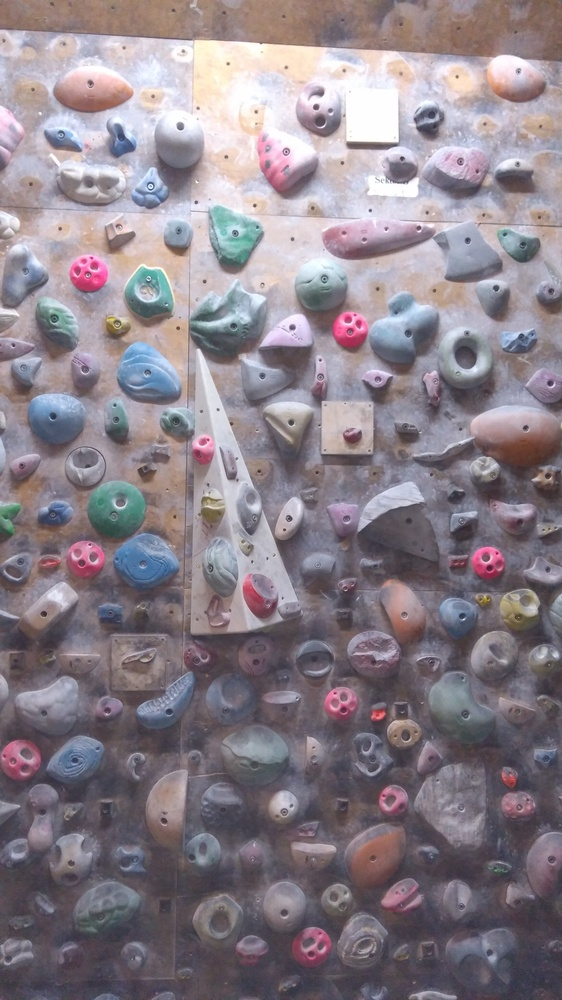
#> input picture img/IMG_20171119_191000.jpg, 562 x 1000 px, shrunk from 2340 x 4160 before the run, found by its file name
$ python watershed.py
#> lines starting #> are read from the running program, lines starting #| are printed output that depends on the picture; after the words box and inside, x2 and y2 are one past the last pixel; in counts of white or black regions, pixels touching at a corner belong together
##watershed###


import numpy as np
import cv2
from matplotlib import pyplot as plt

#wall flat
#img = cv2.imread('D:\dev\Holds\IMG_20171119_190948.jpg')

img = cv2.imread('D:\dev\holds\IMG_20171119_191000.jpg')
#> img is the input picture: shape (1000, 562, 3); mean B, G, R 137.3, 128.7, 138.5

#moonboard
#img = cv2.imread('D:\dev\holds\IMG_20171119_191819.jpg')

#steep flat
#img = cv2.imread('E:\dev\Holds\pano.jpg' )

#img = cv2.imread('E:\dev\Holds\pano1.jpg')


gray = cv2.cvtColor(img,cv2.COLOR_BGR2GRAY)
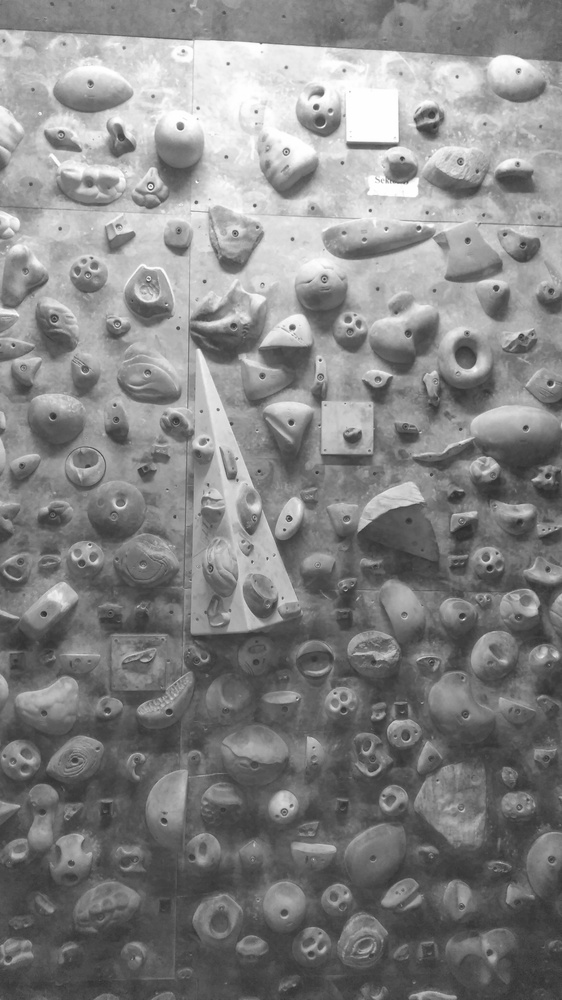
#> gray: shape (1000, 562); min 43, max 255, mean 132.6
ret, thresh = cv2.threshold(gray,0,255,cv2.THRESH_BINARY_INV+cv2.THRESH_OTSU)
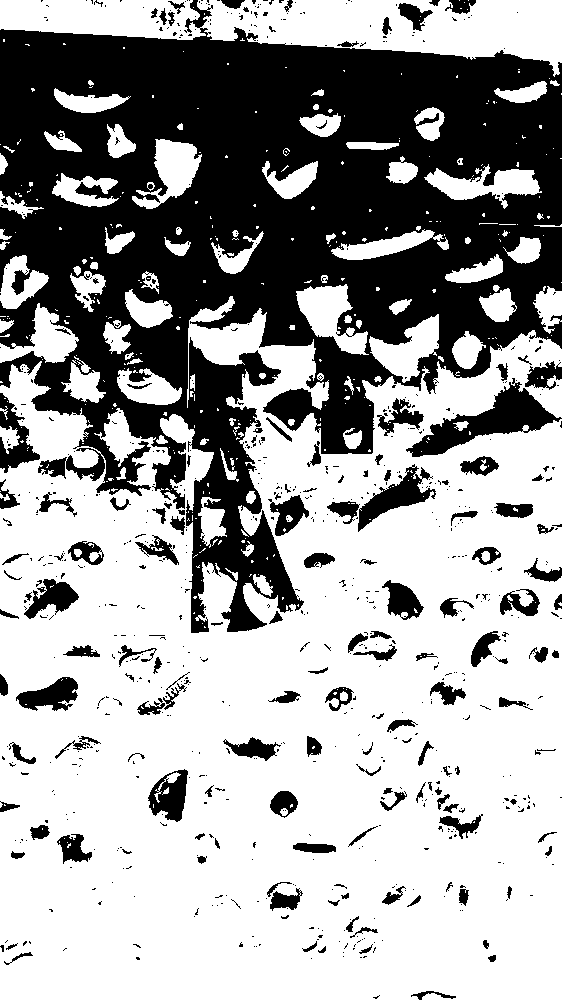
#> thresh: shape (1000, 562); 63% white; 773 black regions (624 under 20 px), largest, box (x1, y1, x2, y2) and area: (0, 0, 562, 633) 174565, (406, 378, 562, 457) 3980, (358, 464, 436, 532) 1760
#> ret = 144

# noise removal
kernel = np.ones((3,3),np.uint8)
opening = cv2.morphologyEx(thresh,cv2.MORPH_OPEN,kernel, iterations = 2)
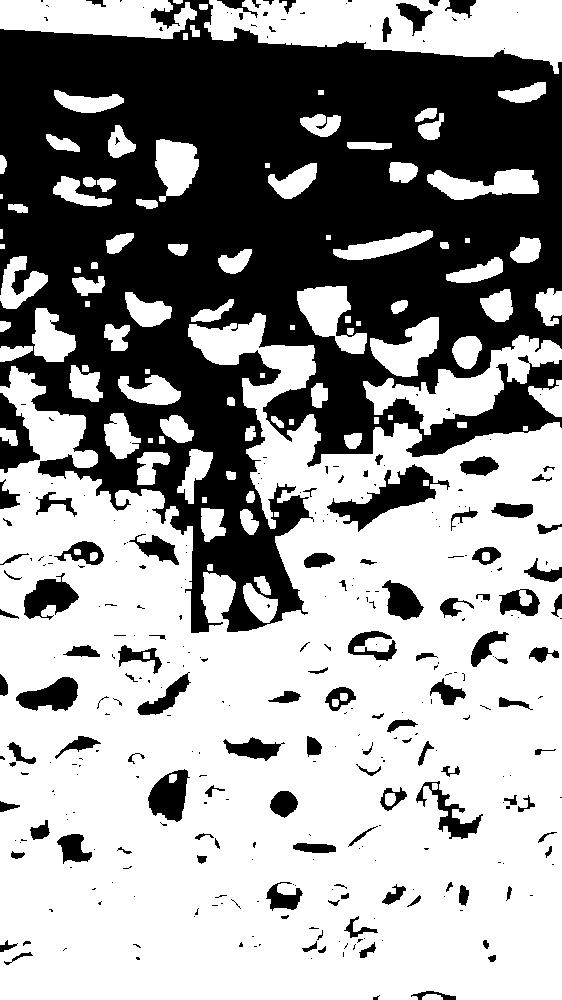
#> opening: shape (1000, 562); 60.4% white; 335 black regions (220 under 20 px), largest, box (x1, y1, x2, y2) and area: (0, 0, 562, 633) 192739, (327, 464, 450, 532) 2652, (0, 393, 40, 473) 1571

# sure background area
sure_bg = cv2.dilate(opening,kernel,iterations=3)
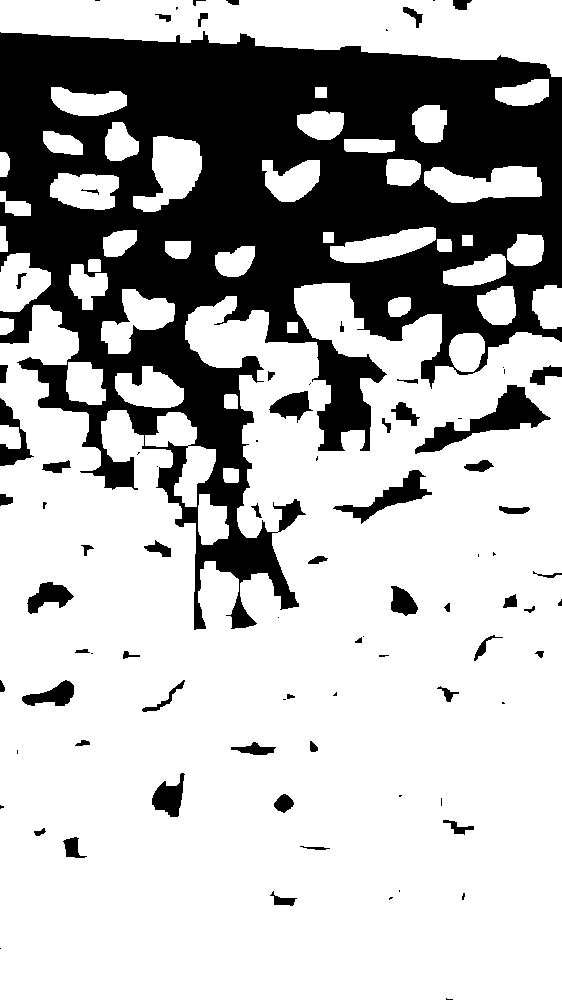
#> sure_bg: shape (1000, 562); 71% white; 86 black regions (32 under 20 px), largest, box (x1, y1, x2, y2) and area: (0, 31, 562, 630) 148827, (415, 385, 551, 454) 2698, (333, 470, 432, 524) 1389

# Finding sure foreground area
dist_transform = cv2.distanceTransform(opening,cv2.DIST_L2,5)
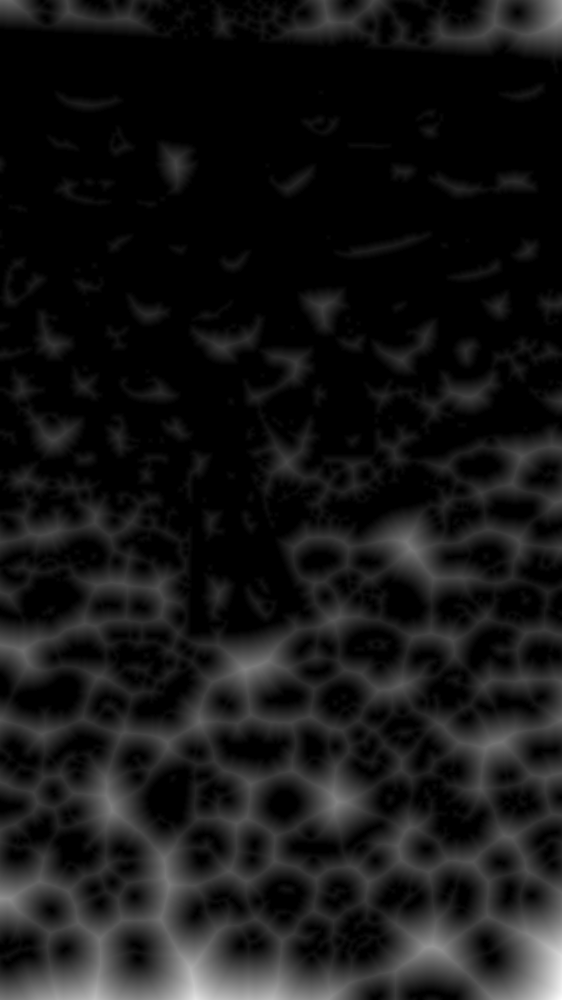
#> dist_transform: shape (1000, 562) float32; min 0, max 76.72, mean 6.7; drawn with min black and max white
ret, sure_fg = cv2.threshold(dist_transform,0.9*dist_transform.max(),255,0)
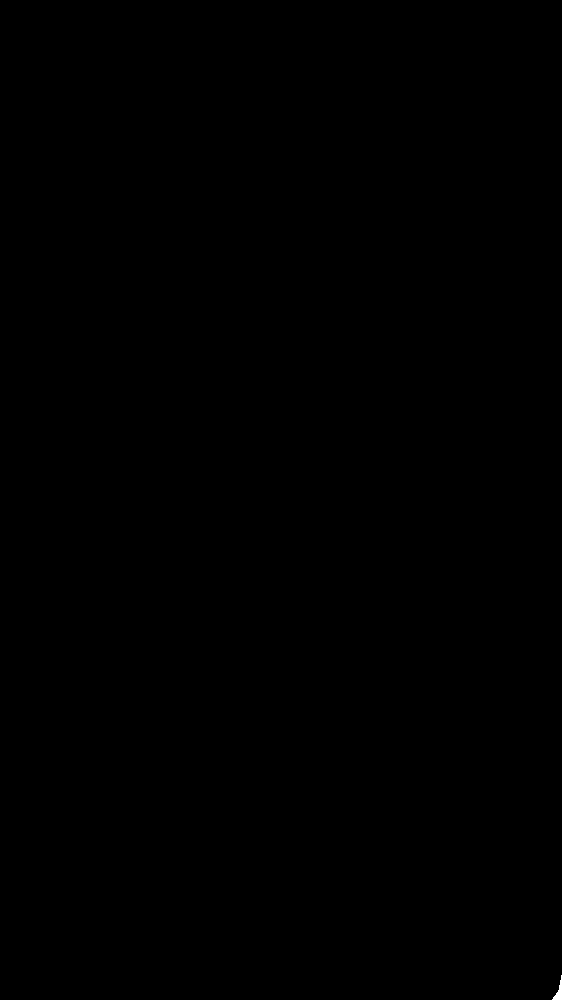
#> sure_fg: shape (1000, 562) float32; 0.02% white; 1 white region, box (x1, y1, x2, y2) and area: (552, 975, 562, 1000) 98
#> ret = 69.05

# Finding unknown region
sure_fg = np.uint8(sure_fg)
#unknown = cv2.subtract(sure_bg,sure_fg)
## Marker labelling
#ret, markers = cv2.connectedComponents(sure_fg)

# Add one to all labels so that sure background is not 0, but 1
#> (the run stopped early here; a loop or call above may not have finished)

$ run again, with img/IMG_20171119_190948.jpg copied over img/IMG_20171119_191000.jpg
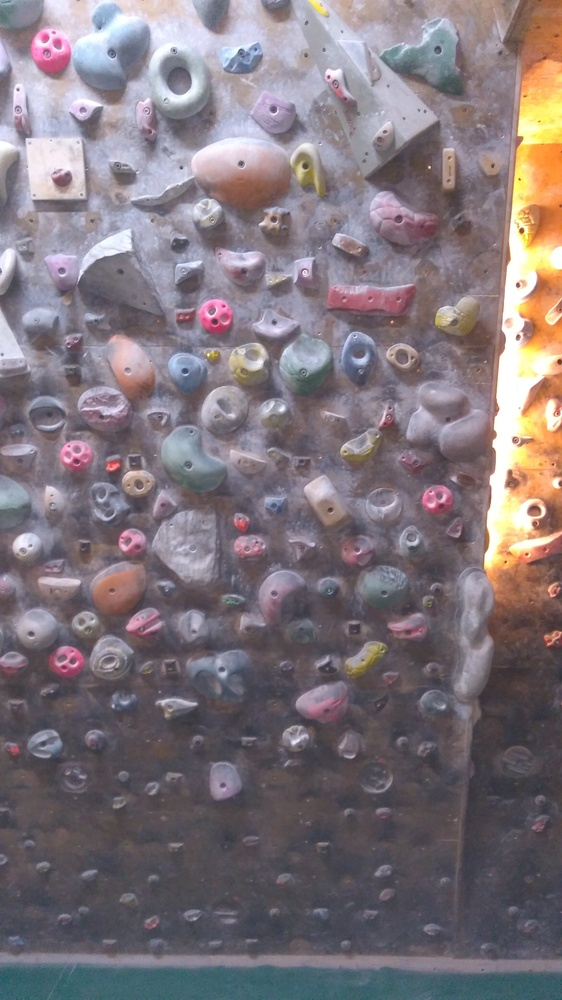
#> input picture img/IMG_20171119_190948.jpg, 562 x 1000 px, shrunk from 2340 x 4160 before the run, found by its file name
#> img is the input picture: shape (1000, 562, 3); mean B, G, R 123.6, 117.2, 127.3
#> `ret, thresh = cv2.threshold(gray,0,255,cv2.THRESH_BINARY_INV+cv2.THRES..`:
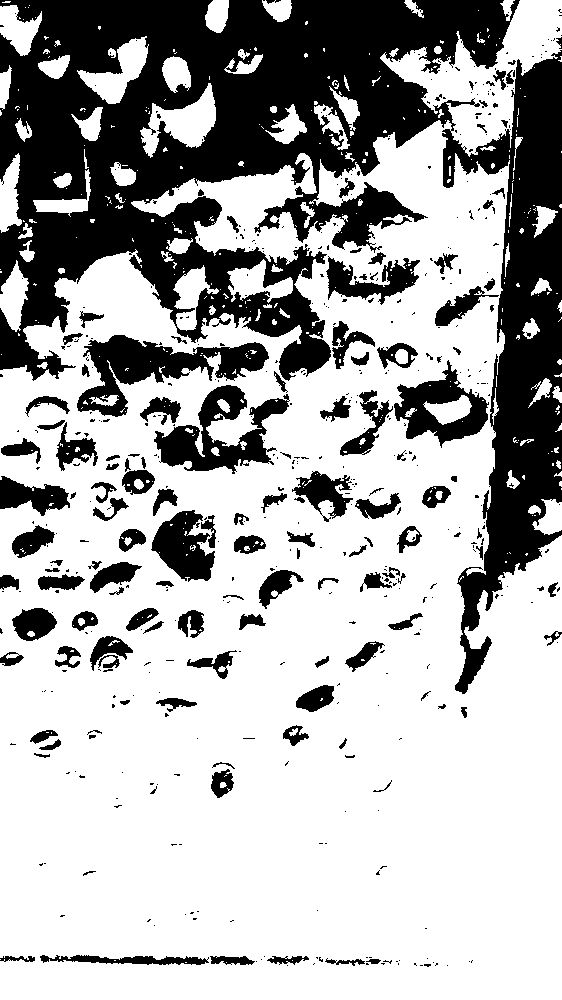
#> thresh: shape (1000, 562); 68.2% white; 523 black regions (391 under 20 px), largest, box (x1, y1, x2, y2) and area: (0, 0, 562, 694) 129301, (77, 335, 269, 417) 6208, (154, 385, 290, 474) 5054
#> `ret, thresh = cv2.threshold(gray,0,255,cv2.THRESH_BINARY_INV+cv2.THRES..`: ret = 136
#> opening: shape (1000, 562); 65.7% white; 213 black regions (131 under 20 px), largest, box (x1, y1, x2, y2) and area: (0, 0, 562, 694) 161739, (151, 510, 219, 582) 3218, (292, 471, 401, 522) 2434
#> sure_bg: shape (1000, 562); 76.3% white; 88 black regions (37 under 20 px), largest, box (x1, y1, x2, y2) and area: (0, 0, 509, 381) 77382, (397, 55, 562, 628) 30470, (81, 338, 265, 413) 4474
#> `dist_transform = cv2.distanceTransform(opening,cv2.DIST_L2,5)`:
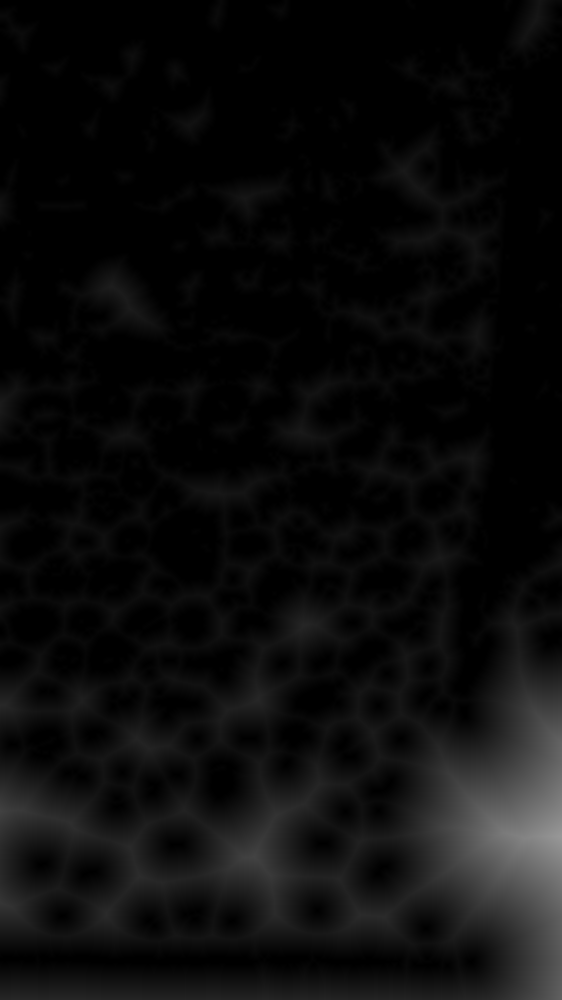
#> dist_transform: shape (1000, 562) float32; min 0, max 152.5, mean 11.9
#> `ret, sure_fg = cv2.threshold(dist_transform,0.9*dist_transform.max(),2..`: ret = 137.2

$ run again, with img/IMG_20171119_191819.jpg copied over img/IMG_20171119_191000.jpg
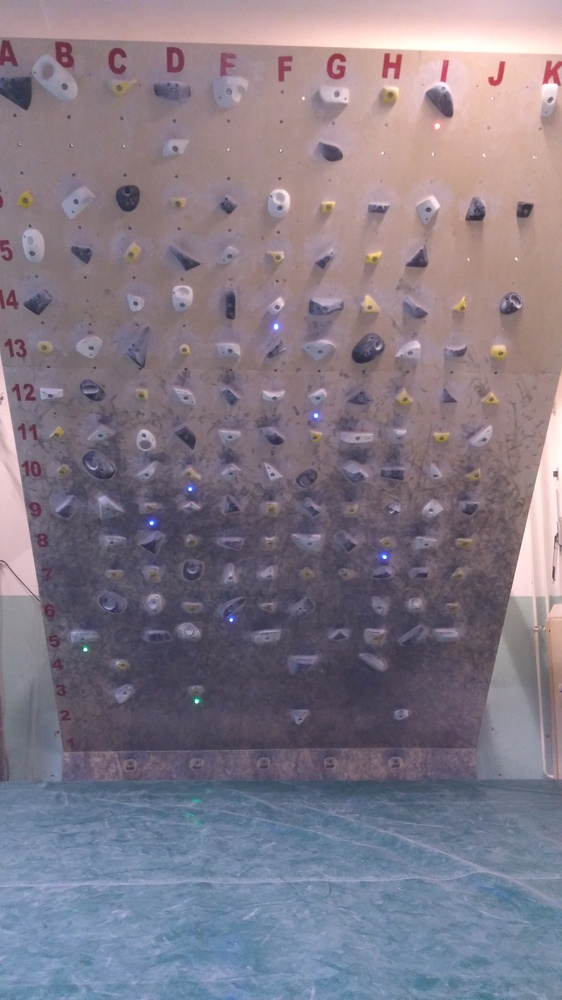
#> input picture img/IMG_20171119_191819.jpg, 562 x 1000 px, shrunk from 2340 x 4160 before the run, found by its file name
#> img is the input picture: shape (1000, 562, 3); mean B, G, R 134.7, 122, 130.5
#> `ret, thresh = cv2.threshold(gray,0,255,cv2.THRESH_BINARY_INV+cv2.THRES..`:
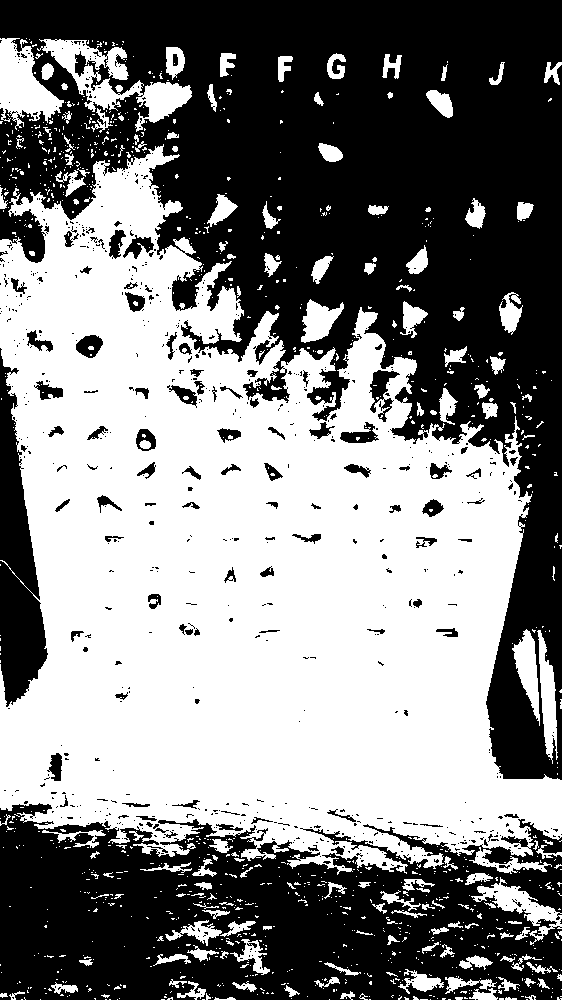
#> thresh: shape (1000, 562); 50.9% white; 731 black regions (627 under 20 px), largest, box (x1, y1, x2, y2) and area: (0, 0, 562, 780) 178364, (0, 803, 562, 1000) 76839, (0, 348, 48, 707) 9296
#> `ret, thresh = cv2.threshold(gray,0,255,cv2.THRESH_BINARY_INV+cv2.THRES..`: ret = 126
#> opening: shape (1000, 562); 46.6% white; 113 white regions (1 under 20 px), largest, box (x1, y1, x2, y2) and area: (0, 198, 562, 862) 234111, (76, 147, 181, 254) 5133, (0, 39, 62, 117) 2674
#> sure_bg: shape (1000, 562); 54.8% white; 54 black regions (23 under 20 px), largest, box (x1, y1, x2, y2) and area: (0, 0, 562, 776) 164180, (0, 807, 562, 1000) 77795, (0, 369, 44, 702) 8080
#> `dist_transform = cv2.distanceTransform(opening,cv2.DIST_L2,5)`:
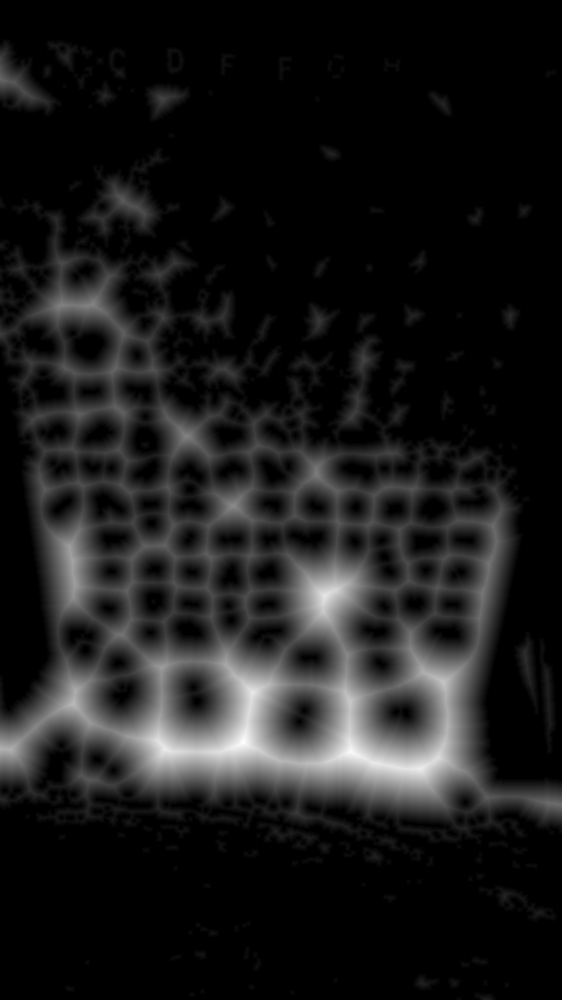
#> dist_transform: shape (1000, 562) float32; min 0, max 59.76, mean 6.3; drawn with min black and max white
#> `ret, sure_fg = cv2.threshold(dist_transform,0.9*dist_transform.max(),2..`: ret = 53.78
